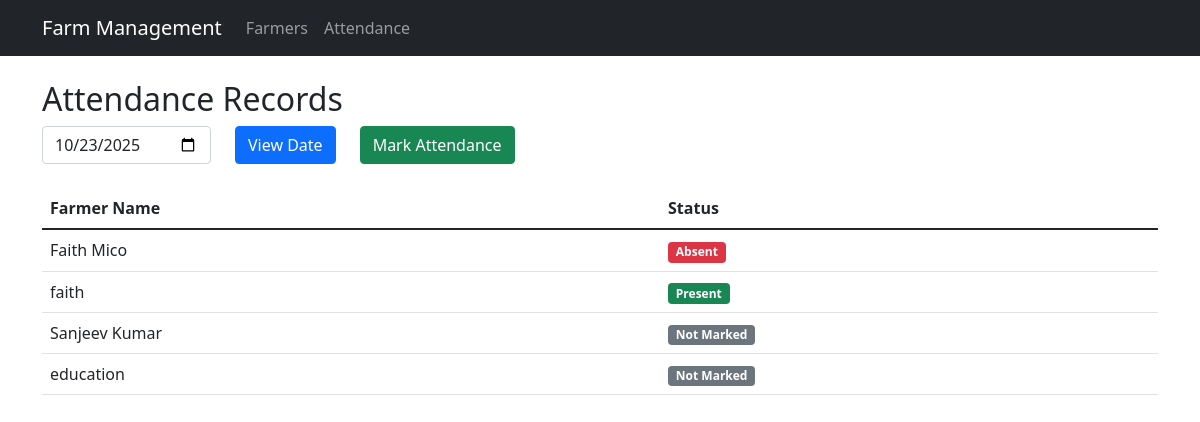
The page /attendance/ on the database its author committed.
### attendance/models.py (models this page shows, shortened)
class Farmer(models.Model):
    GENDER_CHOICES = [
        ('M', 'Male'),
        ('F', 'Female'),
    ]
    CONTRACT_CHOICES = [
        ('casual', 'Casual'),
        ('contract', 'Contract'),
    ]
    name = models.CharField(max_length=100)
    farm = models.CharField(max_length=50)
    gender = models.CharField(max_length=1, choices=GENDER_CHOICES, default='M')
    contract_type = models.CharField(max_length=10, choices=CONTRACT_CHOICES, default='casual')
    class Meta:
        db_table = "farmer"

### attendance/views.py (the view)
# urls.py: path('', views.attendance_list, name='attendance_list'),  # Main attendance page
def attendance_list(request):
    date = request.GET.get('date', timezone.now().date())
    if isinstance(date, str):
        date = timezone.datetime.strptime(date, '%Y-%m-%d').date()
    records = Attendence.objects.filter(date=date).select_related('farmer')
    farmers = Farmer.objects.all()
    attendance_dict = {record.farmer_id: record.present for record in records}
    farmer_attendance = []
    for farmer in farmers:
        farmer_attendance.append({
            'farmer': farmer,
            'present': attendance_dict.get(farmer.id, None)
        })
    context = {
        'date': date,
        'farmer_attendance': farmer_attendance,
    }
    return render(request, 'attendance/attendance_list.html', context)

### attendance/templates/attendance/attendance_list.html
{% extends 'base.html' %} {% block content %}
<div class="container mt-4">
  <h2>Attendance Records</h2>
  <form method="get" class="mb-4">
    <div class="row">
      <div class="col-auto">
        <input
          type="date"
          class="form-control"
          name="date"
          value="{{ date|date:'Y-m-d' }}"
        />
      </div>
      <div class="col-auto">
        <button type="submit" class="btn btn-primary">View Date</button>
      </div>
      <div class="col-auto">
        <a href="{% url 'mark_attendance' %}" class="btn btn-success"
          >Mark Attendance</a
        >
      </div>
    </div>
  </form>
  <table class="table">
    <thead>
      <tr>
        <th>Farmer Name</th>
        <th>Status</th>
      </tr>
    </thead>
    <tbody>
      {% for record in farmer_attendance %}
      <tr>
        <td>{{ record.farmer.name }}</td>
        <td>
          {% if record.present == None %}
          <span class="badge bg-secondary">Not Marked</span>
          {% elif record.present %}
          <span class="badge bg-success">Present</span>
          {% else %}
          <span class="badge bg-danger">Absent</span>
          {% endif %}
        </td>
      </tr>
      {% empty %}
      <tr>
        <td colspan="2" class="text-center">No records found.</td>
      </tr>
      {% endfor %}
    </tbody>
  </table>
</div>
{% endblock %}

### rows shown on the page
Farmer: farmer.name "Faith Mico", shows "Absent"
Farmer: farmer.name "faith", shows "Present"
Farmer: farmer.name "Sanjeev Kumar", shows "Not Marked"
Farmer: farmer.name "education", shows "Not Marked"
